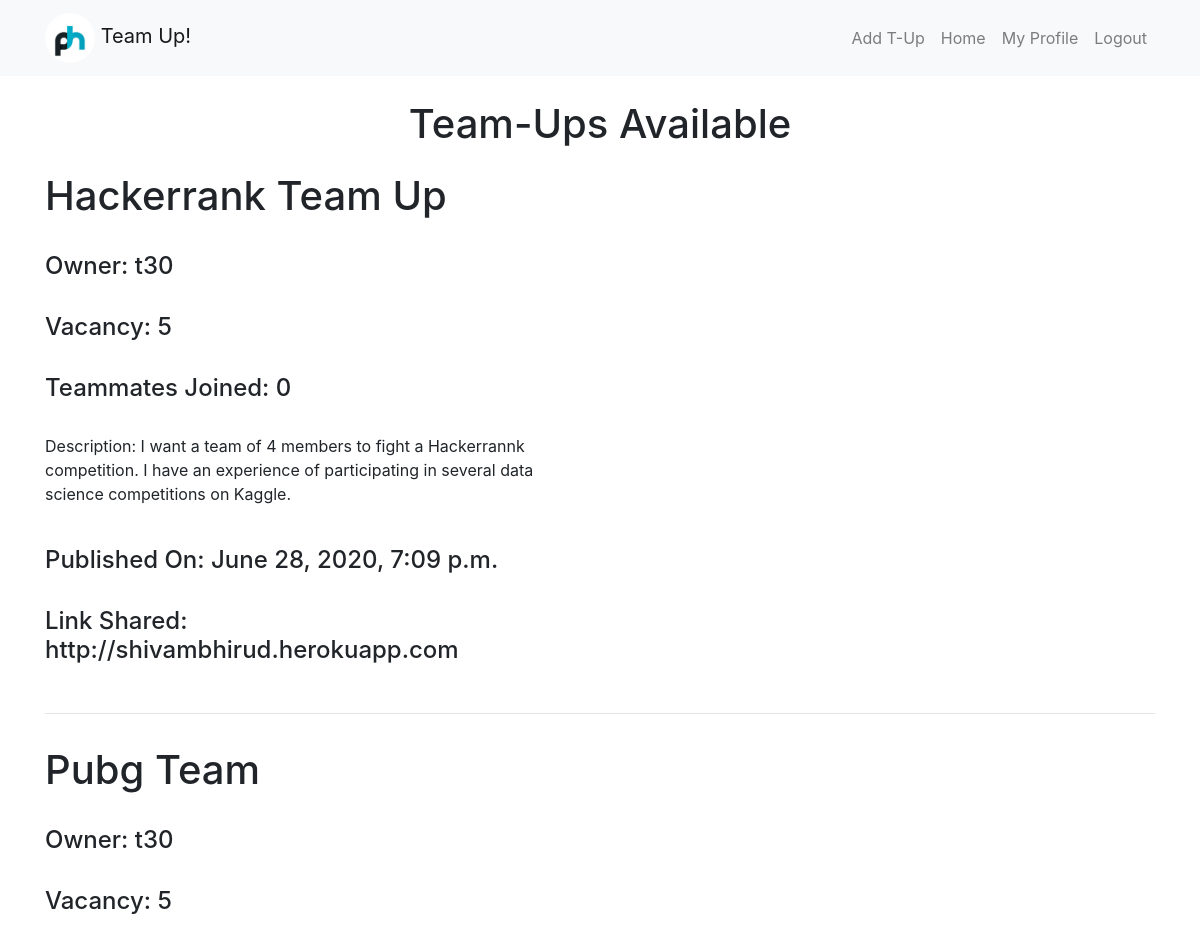
The page /team_up/technology (signed in, upper part) on the database as committed earlier.
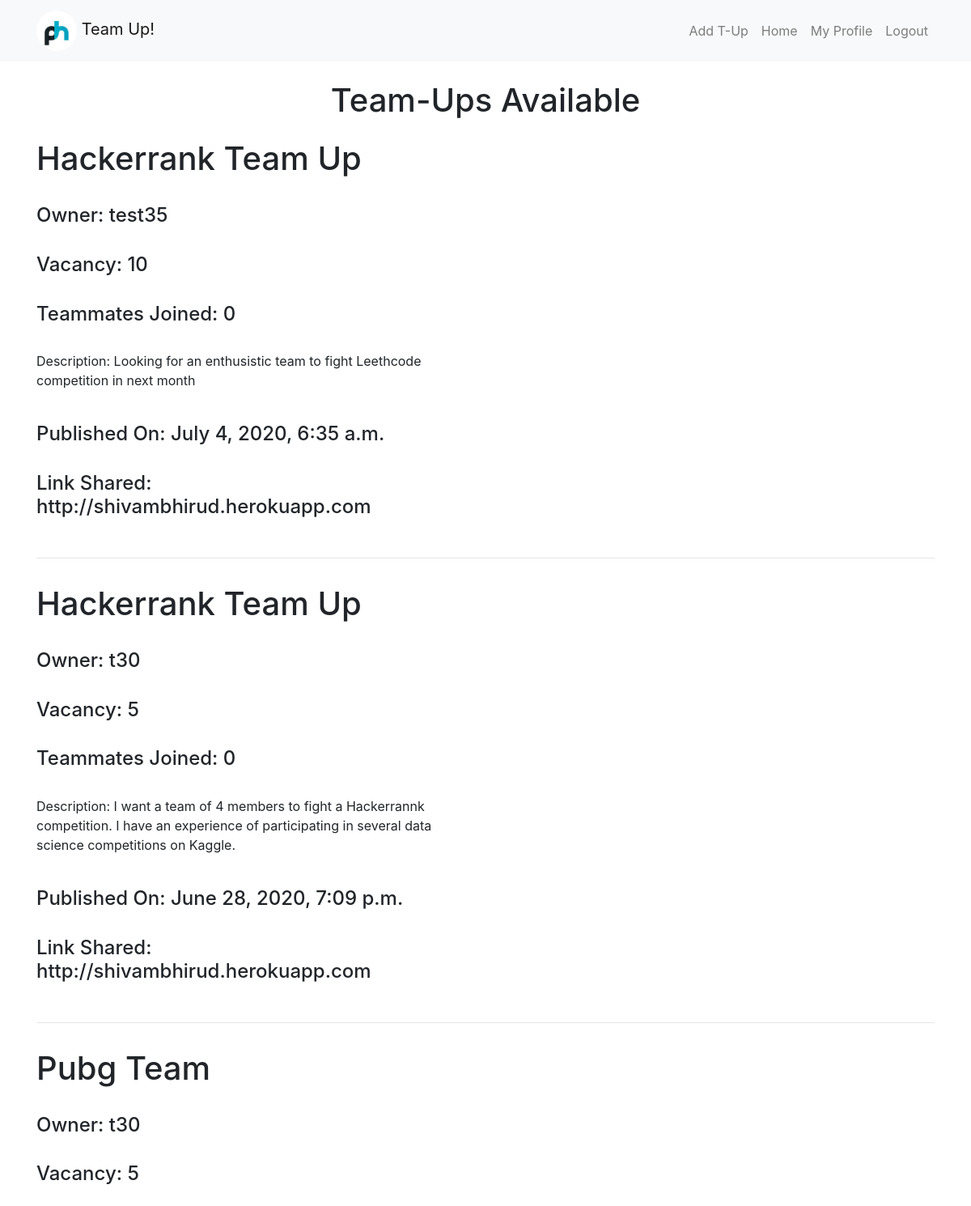
The same page on the database as committed later.
### team_up/models.py (models this page shows, shortened)
class Teams(models.Model):
  category = models.CharField(max_length=100)
  relevant_url = models.URLField(default='Not Provided')
  pub_date = models.DateTimeField(null=True, blank=True)
  short_description = models.TextField(default='Not Provided', max_length=200)
  description = models.TextField(default='Not Provided', max_length=2000)
  teammates = models.IntegerField(default=0)
  vacancy = models.IntegerField(default=1)
  logged_in_user = models.ForeignKey(User, on_delete=models.CASCADE)

### team_up/views.py (the view)
# urls.py: path('technology', views.technology, name='technology'),
@login_required(login_url="/accounts/login")
def technology(request):
  teams = Teams.objects.filter(category='Technology').order_by('pub_date')
  return render(request, 'team_up/tup_groups.html', {'teams': teams})

### team_up/templates/team_up/tup_groups.html
{% extends 'base.html' %}
{% load static %}
{% block content %}
<div class="col-md-12 text-center">
  <br>
  <h1>Team-Ups Available</h1>
</div>
{% for teams in teams.all reversed %}
<div class="row pt-3">
  <div class="col-6" style="cursor: pointer;">
    <h1>{{ teams.short_description }}</h1>
    <br>
    <h4>Owner: {{ teams.logged_in_user }}</h4>
    <br>
    <h4>Vacancy: {{ teams.vacancy }}</h4>
    <br>
    <h4>Teammates Joined: {{ teams.teammates }}</h4>
    <br>
    <p>Description: {{ teams.description }}</p>
    <br>
    <h4>Published On: {{ teams.pub_date }}</h4>
    <br>
    <h4>Link Shared: {{ teams.relevant_url }}</h4>
    <br>
  </div>
</div>
<hr>
{% endfor %}
{% endblock %}

Rows that differ between the two databases and show on the page:
added Teams: short_description "Hackerrank Team Up", logged_in_user "test35", vacancy "10", teammates "0", description "Looking for an enthusistic team to fight Leethcode competition in next month", pub_date "July 4, 2020, 6:35 a.m.", relevant_url "http://shivambhirud.herokuapp.com"
